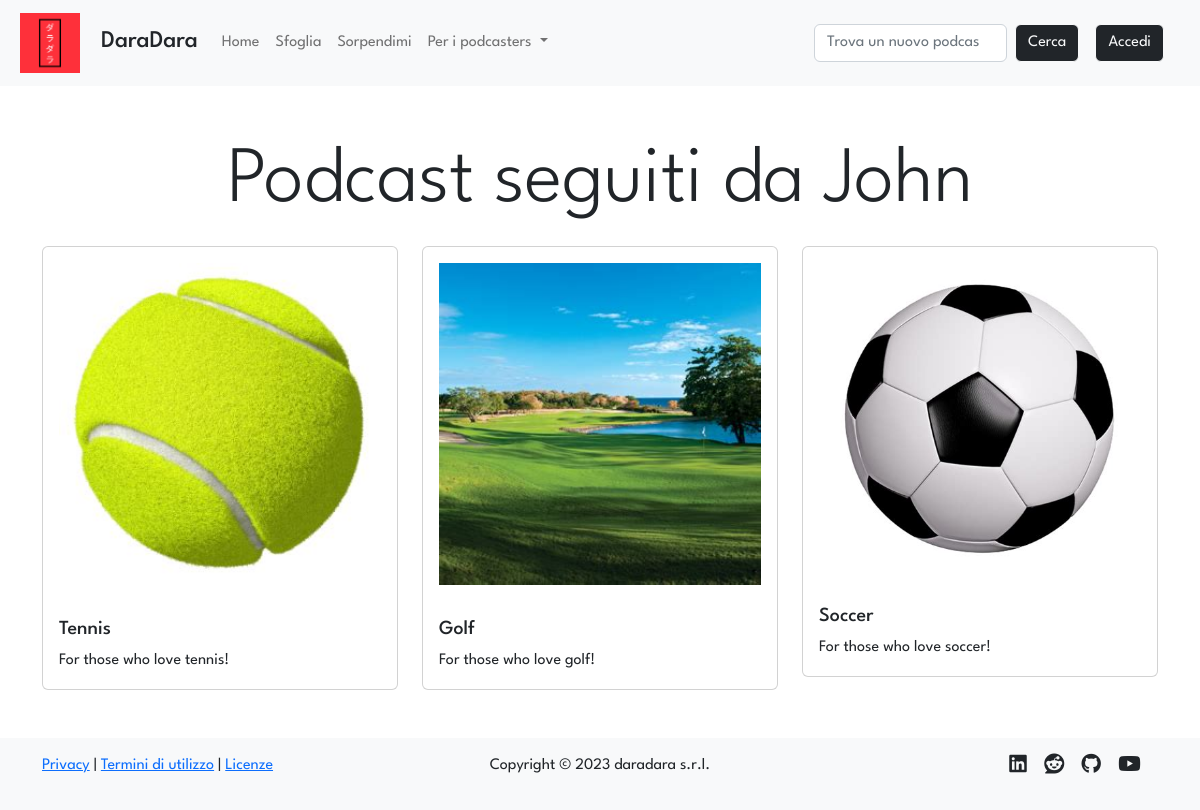
Before: /profile/1/follows with the older database file.
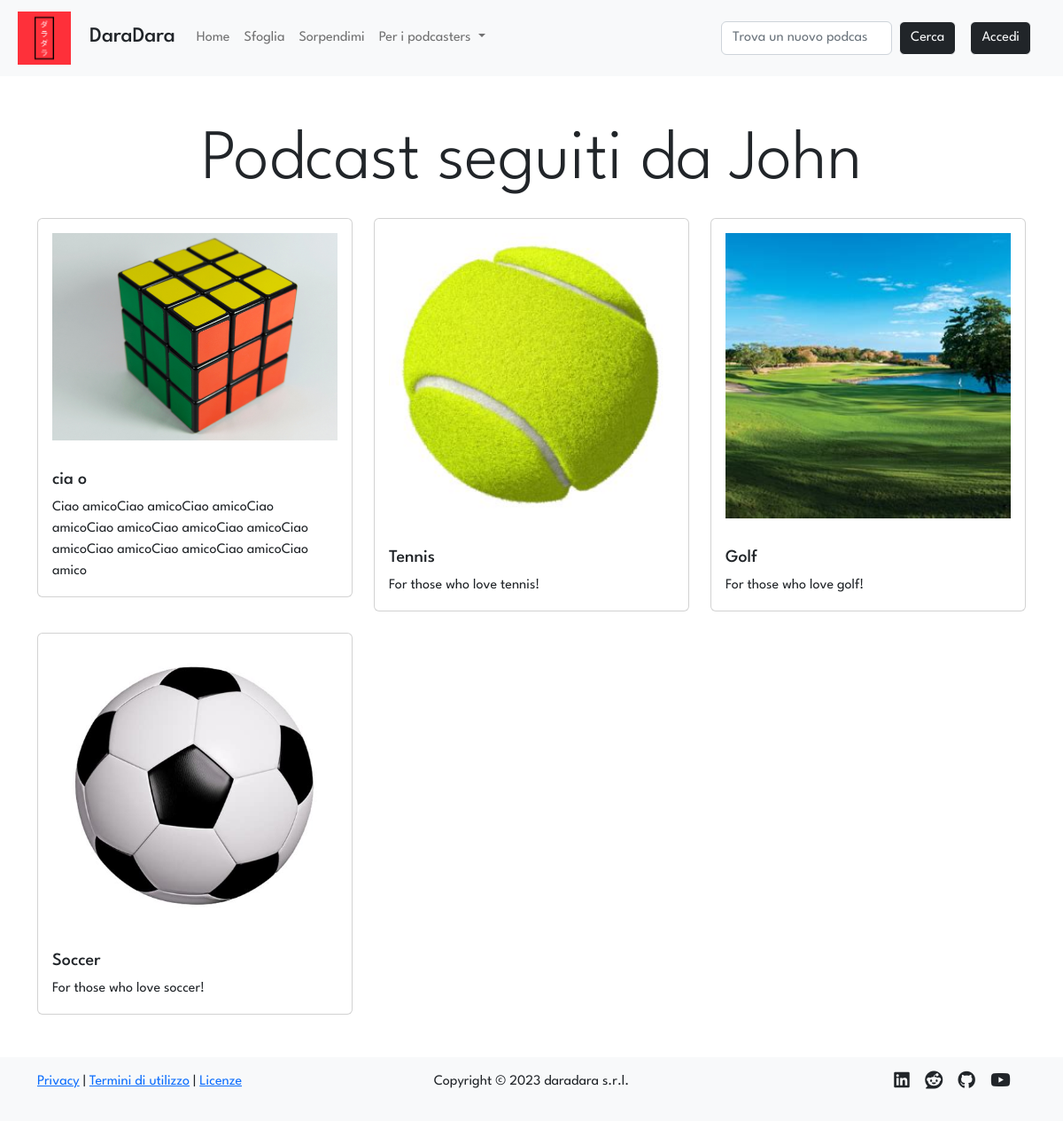
After: the same page with the newer database file.
### tables this page shows
CREATE TABLE "users" (
	"id"	INTEGER NOT NULL UNIQUE,
	"email"	TEXT NOT NULL UNIQUE,
	"password"	TEXT NOT NULL,
	"name"	TEXT NOT NULL,
	"surname"	TEXT NOT NULL,
	"propic"	TEXT NOT NULL,
	"priv_owned"	INTEGER NOT NULL DEFAULT 0,
	"priv_follows"	INTEGER NOT NULL DEFAULT 0,
	"priv_saves"	INTEGER NOT NULL DEFAULT 0,
	PRIMARY KEY("id" AUTOINCREMENT)
);

CREATE TABLE "follows" (
	"id_user"	INTEGER NOT NULL,
	"id_podcast"	INTEGER NOT NULL,
	"timestamp"	TEXT NOT NULL DEFAULT 'NO_TIMESTAMP',
	FOREIGN KEY("id_user") REFERENCES "users"("id"),
	PRIMARY KEY("id_user","id_podcast")
);

CREATE TABLE "podcasts" (
	"id"	INTEGER NOT NULL UNIQUE,
	"title"	TEXT NOT NULL UNIQUE,
	"desc"	TEXT NOT NULL,
	"img"	TEXT NOT NULL,
	"id_user"	INTEGER NOT NULL,
	FOREIGN KEY("id_user") REFERENCES "users"("id"),
	PRIMARY KEY("id" AUTOINCREMENT)
);

### app.py (the view)
@app.route('/profile/<int:id>/follows')
def follows(id: int):
    user = dao.get_user(id)
    if user:
        podcasts = dao.get_follows_join_podcasts(id)
        is_owner = False
        if current_user.is_authenticated and current_user.id == id: # type: ignore
            is_owner = True
        if not is_owner and user['priv_follows'] == 1:
            flash('A gli altri utenti non è permesso vedere i seguiti di questo profilo', 'info')
            return redirect(url_for('profile', id=id))
        return render_template('follows.html', podcasts=podcasts, user=user, is_owner=is_owner)
    else:
        flash('Il profilo cercato non esiste', 'warning')
        return redirect('index')

### data/dao.py (called while the page is built)
def get_follows_join_podcasts(id_user):
    conn, cursor = connect()
    follows = False
    try:
        sql = 'SELECT * FROM follows, podcasts WHERE follows.id_podcast = podcasts.id AND follows.id_user = ? ORDER BY follows.timestamp DESC'
        cursor.execute(sql, (id_user,))
        follows = cursor.fetchall()
    except Exception as e:
        print(e)
    close(conn, cursor)
    return follows

def get_user(id):
    conn, cursor = connect()
    user = False
    try:
        sql = 'SELECT * FROM users WHERE id = ?'
        cursor.execute(sql, (id,))
        user = cursor.fetchone()
    except Exception as e:
        print(e)
    close(conn, cursor)
    return user

def connect():
    conn = sqlite3.connect(PATH)
    conn.row_factory = sqlite3.Row
    cursor = conn.cursor()
    return conn, cursor

def close(conn, cursor):
    cursor.close()
    conn.close()

### templates/follows.html (shortened to what this page needs)
{% extends 'layout.html' %}
{% block content %}
{% if podcasts %}
<div class="row">
    {% if is_owner %}
        <p class="text-center display-1">I podcast che segui</p>
    {% else %}
        <p class="text-center display-1">Podcast seguiti da {{user.name}}</p>
    {% endif %}
</div>
<div class="row row-cols-1 row-cols-md-3 g-4">
    {% for podcast in podcasts %}
    <div class="col">
    <a class="card" href="{{url_for('podcast', id=podcast.id)}}">
        <img class="card-img-top img-fluid p-1 p-lg-3" src="{{url_for('static', filename='uploads/images/covers/'+podcast.id|string+podcast.img)}}" class="card-img-left img-fluid h-100 w-100 d-block mx-auto" alt="podcast {{podcast.title}} image">
        <div class="card-body">
        <h5 class="card-title">{{podcast.title}}</h5>
        <p class="card-text">{{podcast.desc}}</p>
        </div>
    </a>
    </div>
    {% endfor %}
</div>
{% elif not podcasts and is_owner%}
<div class="row">
    <p class="text-center display-1">Non segui nessun podcast 😢</p>
    <p class="text-center"><small>(per ora...)</small></p>
</div>
{% elif not podcasts and not is_owner %}
<div class="row">
    <p class="text-center display-1">{{user.name}} non segue nessun podcast 😢</p>
    <p class="text-center"><small>(per ora...)</small></p>
</div>
{% endif %}
{% endblock %}

### templates/layout.html (shortened to what this page needs)
<!DOCTYPE html>
<html lang="it">
<head>
    <link href="https://cdn.jsdelivr.net/npm/bootstrap@5.2.3/dist/css/bootstrap.min.css" rel="stylesheet">
    <link href="{{url_for('static', filename='stylesheets/layout.css')}}" rel="stylesheet" >
</head>
<body>
    <nav class="navbar navbar-expand-lg bg-light sticky-top">
        <div class="container-fluid mx-2">
            <a class="navbar-brand" href="{{ url_for('index') }}">
                <img class="img-fluid nav-img" src="{{url_for('static', filename='ico/daradara_medium.png')}}" alt="Logo DaraDara">
                <h4 class="d-inline-block mt-0 ms-3">DaraDara</h4>
            </a>
            <div class="collapse navbar-collapse" id="navbarSupportedContent">
            <ul class="navbar-nav me-auto mb-2 mb-lg-0">
                <li class="nav-item">
                <a class="nav-link {% block homeActive %}{% endblock %}" aria-current="page" href="{{ url_for('index') }}">Home</a>
                </li>
                <li class="nav-item">
                <a class="nav-link {% block searchActive %}{% endblock %}" href="#">Sfoglia</a>
                </li>
                <li class="nav-item">
                    <a class="nav-link {% block discoverActive %}{% endblock %}" href="#">Sorpendimi</a>
                </li>
                <li class="nav-item dropdown">
                <a class="nav-link dropdown-toggle" href="#" role="button" data-bs-toggle="dropdown" aria-expanded="false">
                    Per i podcasters
                </a>
                </li>
            </ul>
            <form class="d-flex" role="search">
                <input class="form-control me-2" type="search" placeholder="Trova un nuovo podcast" aria-label="Search">
                <button class="btn btn-outline-light btn-dark" type="submit">Cerca</button>
            </form>
            {% if not current_user.is_authenticated %}
            <a href = "{{ url_for('login') }}"><button type="button" id="loginBtn" class="btn btn-outline-light btn-dark my-3 my-lg-0 mx-lg-3">Accedi</button></a>
            {% endif %}
            </div>
        </div>
    </nav>
    <div class="container mt-5">
        {% block content %}{% endblock %}
    </div>
    <footer class="bg-light py-3 mt-5">
        <div class="container">
            <div class="row">
                <div class="col-4">
                    <p>
                        <a class="stock-a" href="{{url_for('terms')}}#privacy" target="_blank">Privacy</a> | <a class="stock-a" href="{{url_for('terms')}}#terms" target="_blank">Termini di utilizzo</a> | <a class="stock-a" href="{{url_for('terms')}}#licences" target="_blank">Licenze</a>
                    </p>
                </div>
                <div class="col">
                    <p class="text-center">Copyright &copy; 2023 daradara s.r.l.</p>
                </div>
                <div class="col-2 offset-2 d-flex flex-row-reverse justify-content-evenly social-icons">
                    <a href="https://youtube.com/playlist?list=PLs7DWGc_wmwTg9F9SkP6GWtJ5FV36dIxp" target="_blank"><i class="fab fa-youtube fa-lg"></i></a>
                    <a href="https://github.com/nMaax" target="_blank"><i class="fab fa-github fa-lg"></i></a>
                    <a href="https://www.reddit.com/r/podcasts/" target="_blank"><i class="fab fa-reddit fa-lg"></i></a>
                    <a href="https://www.linkedin.com/in/massimiliano-carli/" target="_blank"><i class="fab fa-linkedin fa-lg"></i></a>
                </div>
            </div>
        </div>
    </footer>
</body>
</html>

### static/stylesheets/layout.css (style rules this page uses)
* { font-family: 'League Spartan', sans-serif; }
a:not(.stock-a, .nav-link) { color: inherit; text-decoration: none; }
.nav-img { max-width: 60px; max-height: 60px; }

Changed rows visible on the page:
added follows: img (picture), title "cia o", desc "Ciao amicoCiao amicoCiao amicoCiao amicoCiao amicoCiao amicoCiao amicoCiao amicoCiao amicoCiao amicoCiao amicoCiao amico"
